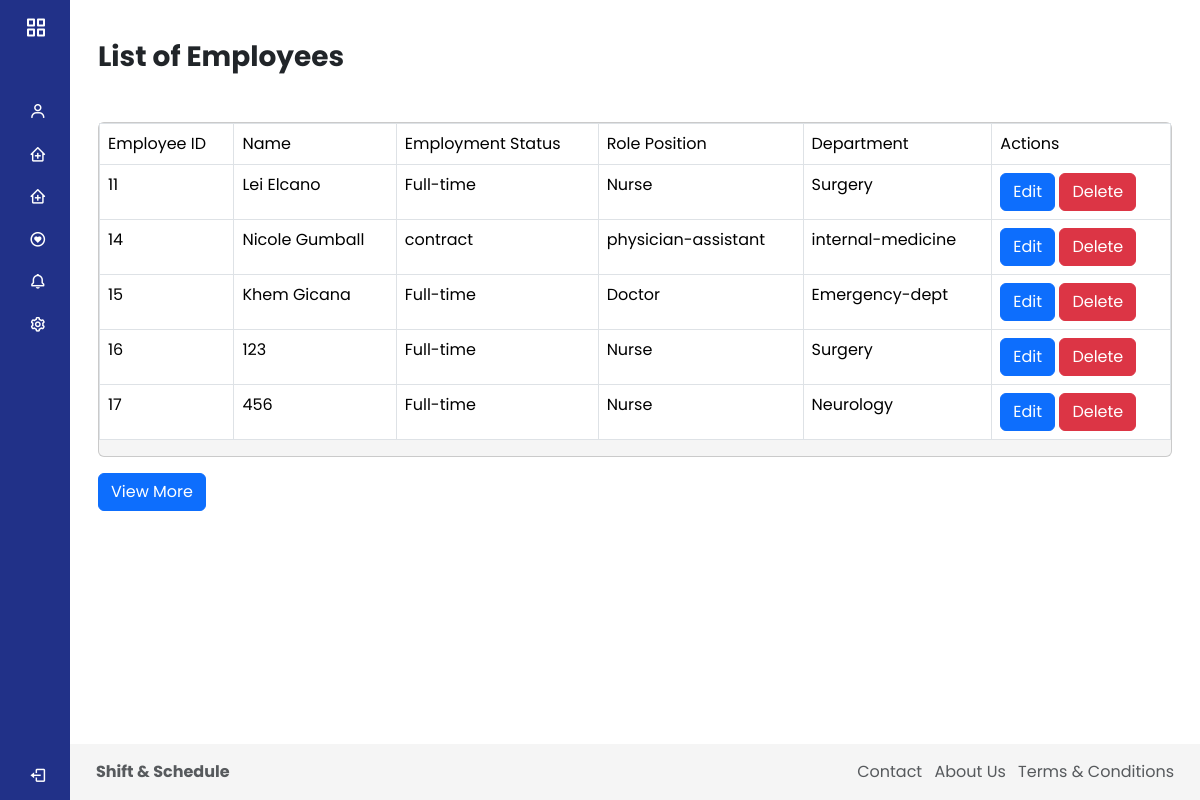
The app's page /LEI/admin/list-of-employees.php with its own data.
### tables this page shows
CREATE TABLE `employee_table` (
  `emp_id` int(25) NOT NULL,
  `emp_name` varchar(255) NOT NULL,
  `emp_status` varchar(255) NOT NULL,
  `emp_role` varchar(255) NOT NULL,
  `emp_department` varchar(255) NOT NULL
);

### LEI/admin/list-of-employees.php (the view, shortened to what this page needs)
<?php
require_once("/xampp/htdocs/LEI/connections.php");
$limit = 5;
$page = isset($_GET['page']) ? $_GET['page'] : 1;
$offset = ($page - 1) * $limit;
$query = "SELECT * FROM employee_table LIMIT $limit OFFSET $offset";
$result = mysqli_query($connections, $query);
$has_more_records = mysqli_num_rows($result) === $limit;
?>
<!DOCTYPE html>
<html>
<head>
    <link href='https://unpkg.com/boxicons@2.1.4/css/boxicons.min.css' rel='stylesheet'>
    <link href="https://cdn.jsdelivr.net/npm/bootstrap@5.3.2/dist/css/bootstrap.min.css" rel="stylesheet"
>
    <link rel="stylesheet" href="dashboard.css">
</head>
<body>
    <div class="wrapper">
        <aside id="sidebar">
            <div class="d-flex">
                <button class="toggle-btn" type="button">
                    <i class='bx bx-grid-alt'></i>
                </button>
            </div>
            <ul class="sidebar-nav">
                <li class="sidebar-item">
                    <a href="dashboard.php" class="sidebar-link">
                        <i class='bx bx-user' ></i>
                    </a>
                </li>
                <li class="sidebar-item">
                    <a href="addsched.html" class="sidebar-link collapsed has-dropdown" data-bs-toggle="collapse"
                        data-bs-target="#sched" aria-expanded="false" aria-controls="auth">
                        <i class='bx bx-clinic' ></i>
                    </a>
                </li>
                <li class="sidebar-item">
                    <a href="#" class="sidebar-link collapsed has-dropdown" data-bs-toggle="collapse"
                        data-bs-target="#list" aria-expanded="false" aria-controls="auth">
                        <i class='bx bx-clinic' ></i>
                    </a>
                </li>
                <li class="sidebar-item">
                    <a href="#" class="sidebar-link collapsed has-dropdown" data-bs-toggle="collapse"
                        data-bs-target="#multi" aria-expanded="false" aria-controls="multi">
                        <i class='bx bx-heart-circle'></i>
                    </a>
                </li>
                <li class="sidebar-item">
                    <a href="#" class="sidebar-link">
                        <i class='bx bx-bell' ></i>
                    </a>
                </li>
                <li class="sidebar-item">
                    <a href="#" class="sidebar-link">
                        <i class='bx bx-cog' ></i>
                    </a>
                </li>
            </ul>
            <div class="sidebar-footer">
                <a href="#" class="sidebar-link" data-bs-toggle="modal" data-bs-target="#exampleModal">
                    <i class='bx bx-log-out' ></i>
                </a>
            </div>
        </aside>
        <div class="main">
            <main class="content px-3 py-4">
                <div class="container-fluid">
                    <div class="mb-3">
                        <h3 class="fw-bold mb-4">List of Employees</h3>
                        <div class="card mt-5">
                            <table class="table table-bordered">
                                <tr>
                                    <td> Employee ID </td>
                                    <td> Name </td>
                                    <td> Employment Status </td>
                                    <td> Role Position </td>
                                    <td> Department </td>
                                    <td> Actions </td>
                                </tr>
                                <?php
                                while ($row = mysqli_fetch_assoc($result)) {
                                    $emp_id = $row['emp_id'];
                                    $emp_name = $row['emp_name'];
                                    $emp_status = $row['emp_status'];
                                    $emp_role = $row['emp_role'];
                                    $emp_department = $row['emp_department'];
                                ?>
                                    <tr>
                                        <td><?php echo $emp_id ?></td>
                                        <td><?php echo $emp_name ?></td>
                                        <td><?php echo $emp_status ?></td>
                                        <td><?php echo $emp_role ?></td>
                                        <td><?php echo $emp_department ?></td>
                                        <td>
                                            <button type="button" class="btn btn-primary edit-btn" data-bs-toggle="modal" data-bs-target="#editModal<?php echo $emp_id ?>">Edit</button>
                                            <button type="button" class="btn btn-danger" data-bs-toggle="modal" data-bs-target="#deleteModal<?php echo $emp_id ?>">Delete</button>
                                        </td>
                                    </tr>
                                <?php
                                }
                                ?>
                            </table>
                        </div>
                    </div>
                    <form method="POST" action="<?php echo $_SERVER['PHP_SELF'] ?>?page=<?php echo $page; ?>">
                        <button type="submit" name="view_more" class="btn btn-primary transition <?php echo $has_more_records ? '' : 'd-none'; ?>">View More</button>
                    </form>
                </div>
            </main>
            <footer class="footer">
                <div class="container-fluid">
                    <div class="row text-body-secondary">
                        <div class="col-6 text-start ">
                            <a class="text-body-secondary" href=" #">
                                <strong>Shift & Schedule</strong>
                            </a>
                        </div>
                        <div class="col-6 text-end text-body-secondary d-none d-md-block">
                            <ul class="list-inline mb-0">
                                <li class="list-inline-item">
                                    <a class="text-body-secondary" href="#">Contact</a>
                                </li>
                                <li class="list-inline-item">
                                    <a class="text-body-secondary" href="#">About Us</a>
                                </li>
                                <li class="list-inline-item">
                                    <a class="text-body-secondary" href="#">Terms & Conditions</a>
                                </li>
                            </ul>
                        </div>
                    </div>
                </div>
            </footer>
        </div>
    </div>
</body>
</html>

### LEI/admin/dashboard.css (style rules this page uses)
a { text-decoration: none; }
li { list-style: none; }
body { font-family: 'Poppins', sans-serif; }
.wrapper { display: flex; }
.main { display: flex; flex-direction: column; min-height: 100vh; width: 100%; overflow: hidden; transition: all 0.35s ease-in-out; background-color: #fff; min-width: 0; }
#sidebar { width: 70px; min-width: 70px; z-index: 1000; transition: all .25s ease-in-out; background-color: #213188; display: flex; flex-direction: column; }
.toggle-btn { background-color: transparent; cursor: pointer; border: 0; padding: 1rem 1.5rem; }
.toggle-btn i { font-size: 1.5rem; color: #FFF; }
.sidebar-nav { padding: 2rem 0; flex: 1 1 auto; }
a.sidebar-link { padding: .625rem 1.625rem; color: #FFF; display: block; font-size: 0.9rem; white-space: nowrap; border-left: 3px solid transparent; }
.sidebar-link i, .dropdown-item i { font-size: 1.1rem; margin-right: .75rem; }
.sidebar-item { position: relative; }
.card { background-color: #f5f5f5; transition: .4s; cursor: pointer; margin-bottom: 1rem; }
.content { flex: 1 1 auto; }
footer { background-color: #f5f5f5; padding: 1rem .875rem; }
.transition { transition: opacity 0.3s ease-in-out; }
.d-none { display: none; }

### records on screen
employee_table: emp_id "11", emp_name "Lei Elcano", emp_status "Full-time", emp_role "Nurse", emp_department "Surgery"
employee_table: emp_id "14", emp_name "Nicole Gumball", emp_status "contract", emp_role "physician-assistant", emp_department "internal-medicine"
employee_table: emp_id "15", emp_name "Khem Gicana", emp_status "Full-time", emp_role "Doctor", emp_department "Emergency-dept"
employee_table: emp_id "16", emp_name "123", emp_status "Full-time", emp_role "Nurse", emp_department "Surgery"
employee_table: emp_id "17", emp_name "456", emp_status "Full-time", emp_role "Nurse", emp_department "Neurology"
